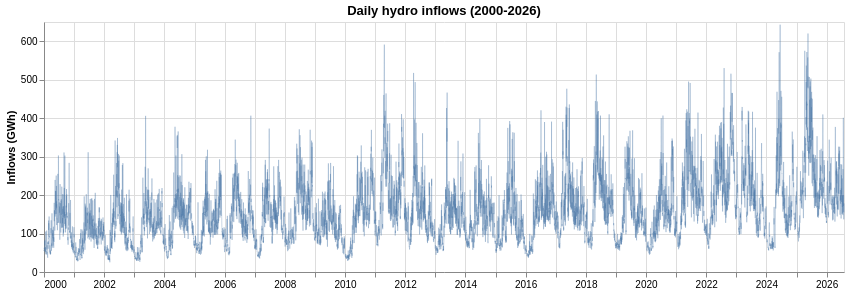

Source (notebook cell):
### Markdown cell above
### 5.2 Hydro inflows

### Code cell
aportes["aportes_gwh"] = aportes["aportes_kwh"] / 1e6

daily_hydro_inflows = alt.Chart(aportes).mark_line(strokeWidth=0.3).encode(
    x=alt.X("date:T", title=""),
    y=alt.Y("aportes_gwh:Q", title="Inflows (GWh)"),
).properties(width=800, height=250, title="Daily hydro inflows (2000-2026)")

daily_hydro_inflows

### Figure 1 — Vega specification as saved in the notebook (floating-point values rounded to 4 significant figures; data arrays with more than 128 entries replaced by an {"elided": "..."} marker saying what was removed)
{"$schema": "https://vega.github.io/schema/vega/v5.json", "data": [{"name": "source_0", "values": {"elided": "9709 records"}, "transform": [{"type": "formula", "expr": "toDate(datum['date'])", "as": "date"}]}, {"name": "source_0_y_domain_aportes_gwh", "values": [{"min": 25.25, "max": 643.1}]}], "marks": [{"type": "line", "name": "marks", "from": {"data": "source_0"}, "sort": {"field": "x"}, "encode": {"update": {"stroke": {"value": "#4c78a8"}, "defined": {"signal": "isValid(datum[\"date\"]) && isFinite(+datum[\"date\"]) && isValid(datum[\"aportes_gwh\"]) && isFinite(+datum[\"aportes_gwh\"])"}, "y": {"field": "aportes_gwh", "scale": "y"}, "x": {"field": "date", "scale": "x"}, "strokeWidth": {"value": 0.3}}}, "style": ["line"]}], "scales": [{"name": "x", "type": "time", "domain": {"data": "source_0", "field": "date"}, "range": [0, {"signal": "width"}]}, {"name": "y", "type": "linear", "domain": [{"signal": "(data(\"source_0_y_domain_aportes_gwh\")[0] || {}).min"}, {"signal": "(data(\"source_0_y_domain_aportes_gwh\")[0] || {}).max"}], "range": [{"signal": "height"}, 0], "zero": true, "nice": true}], "axes": [{"scale": "x", "domain": false, "tickCount": {"signal": "ceil(width/40)"}, "aria": false, "maxExtent": 0, "gridScale": "y", "minExtent": 0, "zindex": 0, "ticks": false, "labels": false, "orient": "bottom", "grid": true}, {"scale": "y", "orient": "left", "gridScale": "x", "tickCount": {"signal": "ceil(height/40)"}, "aria": false, "minExtent": 0, "zindex": 0, "ticks": false, "grid": true, "labels": false, "maxExtent": 0, "domain": false}, {"scale": "x", "orient": "bottom", "grid": false, "labelFlush": true, "labelOverlap": true, "zindex": 0, "tickCount": {"signal": "ceil(width/40)"}}, {"scale": "y", "orient": "left", "title": "Inflows (GWh)", "labelOverlap": true, "zindex": 0, "tickCount": {"signal": "ceil(height/40)"}, "grid": false}], "title": {"text": "Daily hydro inflows (2000-2026)", "frame": "group"}, "height": 250, "padding": 5, "width": 800, "style": "cell", "background": "white"}
